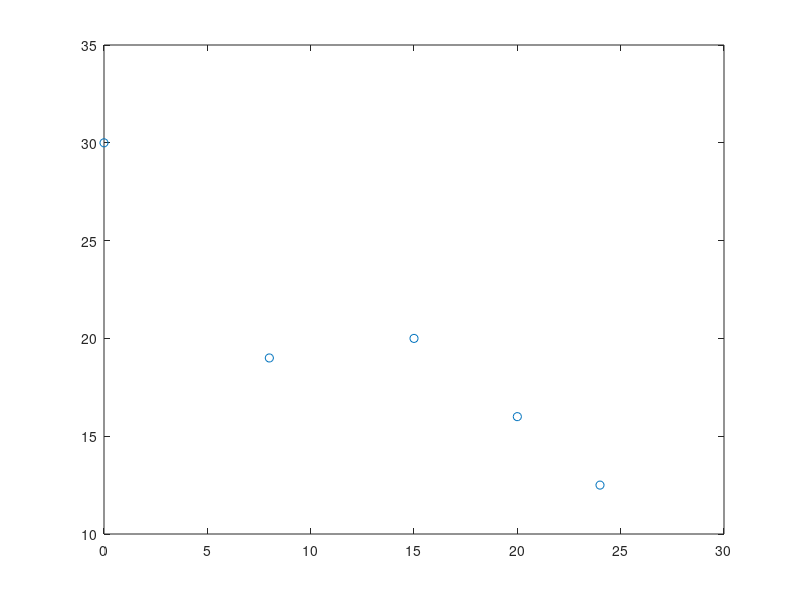

Write MATLAB code to recreate this figure.
%% Init
clc
clear

%% The gud stuf

Xn = [0 8 15 20  24];
Yn = [30 19 20 16 12.5];
Xe = 25;

papa_matrice = inv([
                [numel(Xn) sum(Xn) sum(Xn.^2) sum(Xn.^3) sum(Xn.^4)];
                [sum(Xn.^1) sum(Xn.^2) sum(Xn.^3) sum(Xn.^4) sum(Xn.^5)];
                [sum(Xn.^2) sum(Xn.^3) sum(Xn.^4) sum(Xn.^5) sum(Xn.^6)];
                [sum(Xn.^3) sum(Xn.^4) sum(Xn.^5) sum(Xn.^6) sum(Xn.^7)];
                [sum(Xn.^4) sum(Xn.^5) sum(Xn.^6) sum(Xn.^7) sum(Xn.^8)]
               ]);
matrice_y = [sum(Yn); sum(Yn.*Xn); sum(Yn.*Xn.^2); sum(Yn.*Xn.^3); sum(Yn.*Xn.^4)];

a = papa_matrice * matrice_y;

X = linspace(0,30,10000000);
glissade = a(1) + a(2).*X.^1 + a(3).*X.^2 + a(4).*X.^3 + a(5).*X.^4; 
He = a(1) + a(2)*Xe^1 + a(3)*Xe^2 + a(4)*Xe^3 + a(5)*Xe^4

derive = a(2)*Xe^0 + 2*a(3)*Xe^1 + 3*a(4)*Xe^2 + 4*a(5)*Xe^3
%% Plotting
figure
plot(X,glissade)
hold on 
scatter(Xn,Yn)

%% Friction less cum speed
masse = 80;
g = 9.8;
Loss_pot_energy = masse*g*(30-He);

friction_less_speed = sqrt(2*Loss_pot_energy/masse);





